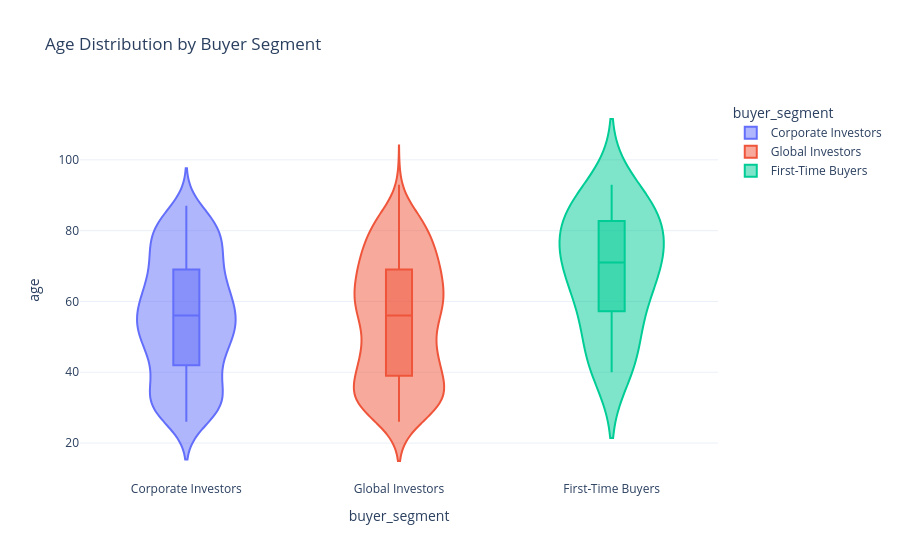

Source (notebook cell):
### Code cell
fig = px.violin(
    buyer_profile,
    x='buyer_segment',
    y='age',
    color='buyer_segment',
    box=True,
    points='outliers',
    title='Age Distribution by Buyer Segment'
)

fig.update_layout(template='plotly_white')
fig.show()

### Figure 1 — Plotly figure (JSON) as saved in the notebook; plotly's stock layout.template omitted (floating-point values rounded to 4 significant figures; data arrays with more than 128 entries replaced by an {"elided": "..."} marker saying what was removed)
{"data": [{"alignmentgroup": "True", "box": {"visible": true}, "hovertemplate": "buyer_segment=%{x}<br>age=%{y}<extra></extra>", "legendgroup": "Corporate Investors", "marker": {"color": "#636efa"}, "name": "Corporate Investors", "offsetgroup": "Corporate Investors", "orientation": "v", "points": "outliers", "scalegroup": "True", "showlegend": true, "type": "violin", "x": {"elided": "443 str values"}, "x0": " ", "xaxis": "x", "y": {"elided": "443 float values"}, "y0": " ", "yaxis": "y"}, {"alignmentgroup": "True", "box": {"visible": true}, "hovertemplate": "buyer_segment=%{x}<br>age=%{y}<extra></extra>", "legendgroup": "Global Investors", "marker": {"color": "#EF553B"}, "name": "Global Investors", "offsetgroup": "Global Investors", "orientation": "v", "points": "outliers", "scalegroup": "True", "showlegend": true, "type": "violin", "x": {"elided": "391 str values"}, "x0": " ", "xaxis": "x", "y": {"elided": "391 float values"}, "y0": " ", "yaxis": "y"}, {"alignmentgroup": "True", "box": {"visible": true}, "hovertemplate": "buyer_segment=%{x}<br>age=%{y}<extra></extra>", "legendgroup": "First-Time Buyers", "marker": {"color": "#00cc96"}, "name": "First-Time Buyers", "offsetgroup": "First-Time Buyers", "orientation": "v", "points": "outliers", "scalegroup": "True", "showlegend": true, "type": "violin", "x": ["First-Time Buyers", "First-Time Buyers", "First-Time Buyers", "First-Time Buyers", "First-Time Buyers", "First-Time Buyers", "First-Time Buyers", "First-Time Buyers", "First-Time Buyers", "First-Time Buyers", "First-Time Buyers", "First-Time Buyers", "First-Time Buyers", "First-Time Buyers", "First-Time Buyers", "First-Time Buyers", "First-Time Buyers", "First-Time Buyers", "First-Time Buyers", "First-Time Buyers", "First-Time Buyers"], "x0": " ", "xaxis": "x", "y": [88.0, 63.0, 86.0, 73.0, 85.0, 93.0, 71.0, 62.0, 75.0, 71.0, 75.0, 40.0, 55.0, 81.0, 44.0, 86.0, 68.0, 49.0, 42.0, 58.0, 82.0], "y0": " ", "yaxis": "y"}], "layout": {"legend": {"title": {"text": "buyer_segment"}, "tracegroupgap": 0}, "title": {"text": "Age Distribution by Buyer Segment"}, "violinmode": "overlay", "xaxis": {"anchor": "y", "categoryarray": ["Corporate Investors", "Global Investors", "First-Time Buyers"], "categoryorder": "array", "domain": [0, 1], "title": {"text": "buyer_segment"}}, "yaxis": {"anchor": "x", "domain": [0, 1], "title": {"text": "age"}}}}
